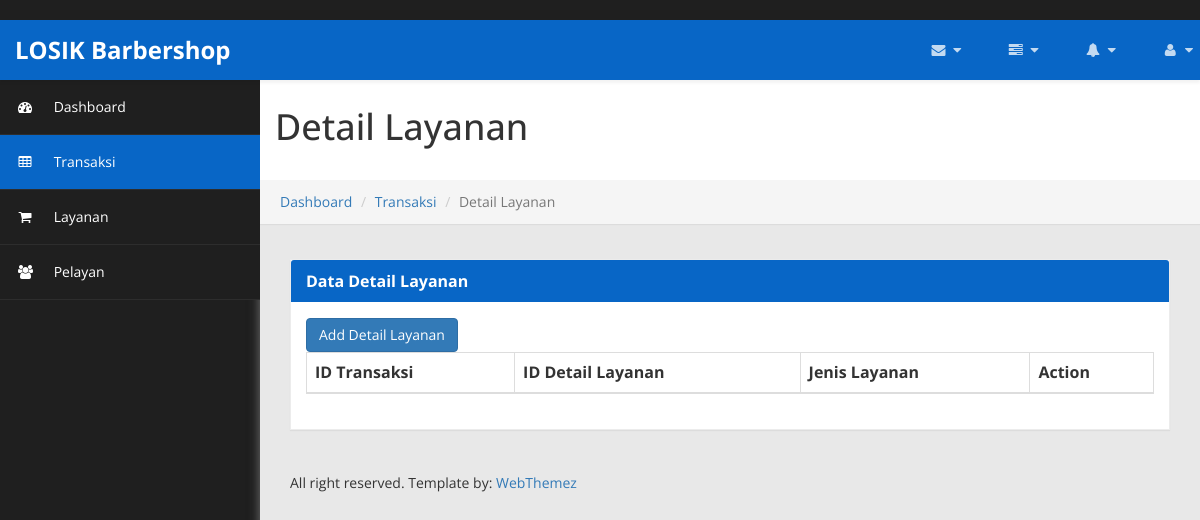
The page /detaillayanan19 on the database as committed earlier.
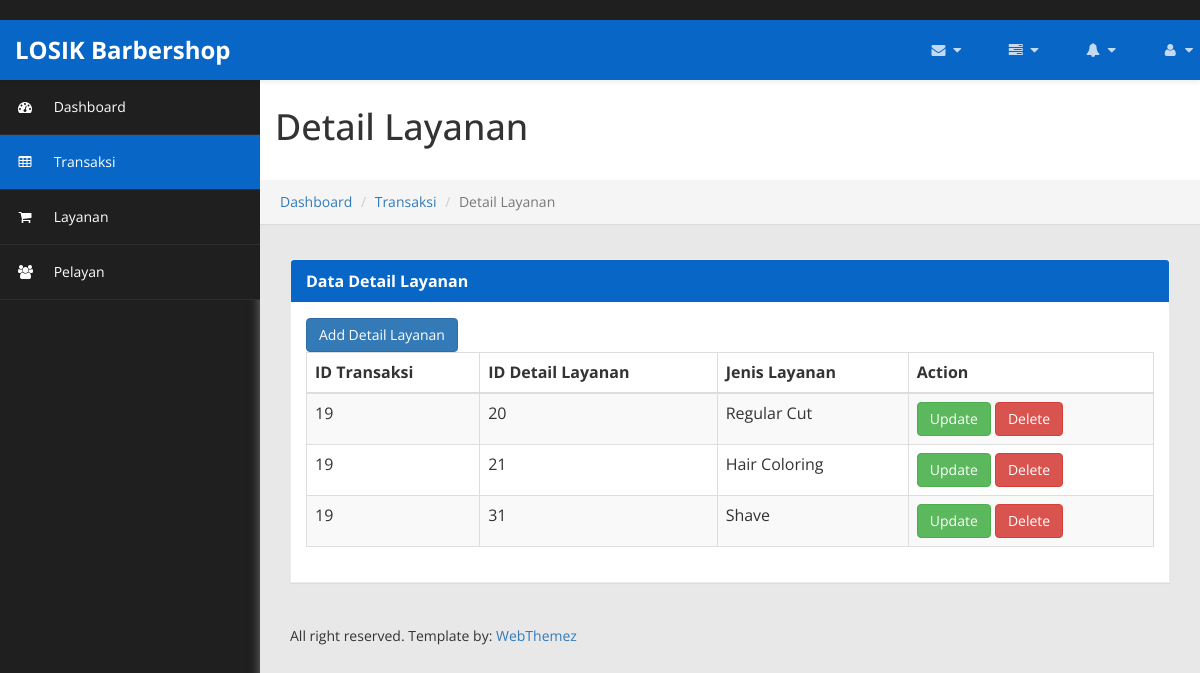
The same page on the database as committed later.
### app/models.py (models this page shows, shortened)
class detaillayanan(models.Model):
    iddetaillayanan = models.AutoField(primary_key=True)
    idtransaksi = models.ForeignKey(transaksi,on_delete=models.CASCADE)
    idlayanan = models.ForeignKey(layanan,on_delete=models.CASCADE)

class layanan(models.Model):
    idlayanan = models.AutoField(primary_key=True)
    jenislayanan = models.CharField(max_length=15)
    hargalayanan = models.IntegerField()

### app/views.py (the view)
# urls.py: path('detaillayanan', views.detaillayanan,name='detaillayanan'),
def detaillayanan (request,id):
    detaillayananobj = models.detaillayanan.objects.filter(idtransaksi = id)
    alldetaillayananobj = models.detaillayanan.objects.all()
    return render(request, 'tabledetaillayanan.html',{
        "alldetaillayananobj" : detaillayananobj,
        'service_detail': detaillayananobj
    })

### app/templates/tabledetaillayanan.html (shortened to what the changed rows need)
﻿{% load static %}
<!DOCTYPE html>
<html xmlns="http://www.w3.org/1999/xhtml">
<head>
    <link href="{% static 'assets/css/bootstrap.css' %}" rel="stylesheet" />
    <link href="{% static 'assets/css/font-awesome.css' %}" rel="stylesheet" />
    <link href="{% static 'assets/css/custom-styles.css' %}" rel="stylesheet" />
    <link href="{% static 'assets/js/dataTables/dataTables.bootstrap.css' %}" rel="stylesheet" />
</head>
<body>
    <div id="wrapper">
        <div id="page-wrapper" >
		  <div class="header">
                        <h1 class="page-header">
                            Detail Layanan
                        </h1>
		</div>
            <div id="page-inner">
            <div class="row">
                <div class="col-md-12">
                    <div class="panel panel-default">
                        <div class="panel-body">
                            <div class="table-responsive">
                                <table class="table table-striped table-bordered table-hover" id="dataTables-example">
                                    <thead>
                                        <tr>
                                            <th>ID Transaksi</th>
                                            <th>ID Detail Layanan</th>
                                            <th>Jenis Layanan</th>
                                            <th>Action</th>
                                        </tr>
                                    </thead>
                                    <tbody>
                                        {% for item in service_detail %}
                                        <tr>
                                            <td>{{item.idtransaksi_id}}</td>
                                            <td>{{item.iddetaillayanan}}</td>
                                            <td>{{item.idlayanan.jenislayanan}}</td>
                                            <td>
                                                <a class="btn btn-success" href="{% url 'updatedetaillayanan' item.iddetaillayanan %}">Update</a>
                                                <a class="btn btn-danger" href="{% url 'deletedetaillayanan' item.iddetaillayanan %}">Delete</a>
                                            </td>
                                        {% endfor %}
                                        </tr>
                                    </tbody>
                                </table>
                            </div>
                        </div>
                    </div>
                </div>
            </div>
    </div>
            </div>
</body>
</html>

Rows that differ between the two databases and show on the page:
added detaillayanan: idtransaksi_id "19", iddetaillayanan "20", idlayanan.jenislayanan "Regular Cut"
added detaillayanan: idtransaksi_id "19", iddetaillayanan "21", idlayanan.jenislayanan "Hair Coloring"
added detaillayanan: idtransaksi_id "19", iddetaillayanan "31", idlayanan.jenislayanan "Shave"
